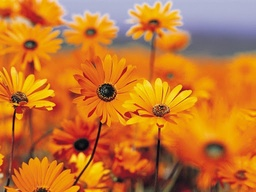
#> input picture content/flower.jpg, 256 x 192 px, shrunk from 512 x 384 before the run, found by its file name
$ python CI_LAB_4.py
#> lines starting #> are read from the running program, lines starting #| are printed output that depends on the picture
# -*- coding: utf-8 -*-
"""kmeans.ipynb

Automatically generated by Colaboratory.


---

## Pre-Report
---


> **Supervised and unsupervised algorithm:**

In a supervised learning model, the algorithm learns on a labeled dataset, providing an answer key that the algorithm can use to evaluate its accuracy on training data. An unsupervised model, in contrast, provides unlabeled data that the algorithm tries to make sense of by extracting features and patterns on its own

> **Unsupervised machine learning algorithm:**


*   Unsupervised machine learning finds all kind of unknown patterns in data.
*   Unsupervised methods help you to find features which can be useful for categorization.
*   It is taken place in real time, so all the input data to be analyzed and labeled in the presence of learners.
*   It is easier to get unlabeled data from a computer than labeled data, which needs manual intervention.

> **Clustering:**

Clustering is an important concept when it comes to unsupervised learning. It mainly deals with finding a structure or pattern in a collection of uncategorized data. Clustering algorithms will process your data and find natural clusters(groups) if they exist in the data. You can also modify how many clusters your algorithms should identify. It allows you to adjust the granularity of these groups.

## Report
---

### Kmeans clustering class

This code is entered in the lab class.

*   **class constructor:** takes the array as input.

*   **randInit:** takes the number of clusters (k) as input and randomly values the centers.
*   **fit:** executes the algorithm. If the category centers do not converge, the algorithm runs the initial random value algorithm again and run k-mean clustering again.
*   **newData:** returns the new vector extracted by the algorithm by inserting the center value of each batch as the elements of that batch as output.
*   **meanError:** calculates the average clusters error as the algorithm error and returns it as the output.
"""

import numpy as np
import math
from matplotlib import pyplot as plt

class Kmeans:
  def __init__(self, data):
    self.data = data

  def randInit(self, k):
    self.k = k
    self.centers = np.random.randint(np.min(self.data), np.max(self.data), size=(self.k))
    self.labels = np.zeros((self.data.size, 1))
    self.iters = 0
    return self

  def fit(self, max_iters = 10):
    self.iters += 1
    for counter in range(max_iters):
      if np.any(np.isnan(self.centers)):
        self.centers = np.random.randint(np.min(self.data), np.max(self.data), size=(self.k))
        self.fit()
      self.labels = np.array([np.argmin(np.abs(self.centers - x)) for x in self.data])
      center_buf = np.array([np.mean(self.data[self.labels == i]) for i in range(self.k)])
      if ~np.any(center_buf - self.centers):
        break;
      self.centers = center_buf
    return self.centers, self.iters

  def newData(self):
    return np.array(self.centers[self.labels])

  def meanError(self, k):
    self.randInit(k).fit()
    return np.mean(np.array([
      np.linalg.norm(self.data[self.labels == i] - self.centers[i])
      for i in range(self.k)
    ]))

"""### Gray-scale image extraction using K-mean clusteing

In this section we use the Gray-scale image matrix classification using our predefined K-mean clustering class.

To implement this algorithm, we first converted image matrix related to the Gray-scale color code (between 0-255) into a vector, and then execute the algorithm, we found the center color code in the number of clusters.

then instead of the code of each pixel, we put the color code corresponding to the handle of that pixel to reconstruct the image.
"""

from PIL import Image

# Original image
img = np.array(Image.open(r'/content/flower.jpg').convert('L'))
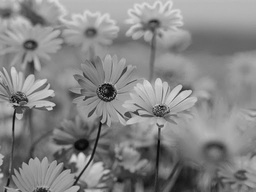
#> img: shape (192, 256); min 5, max 219, mean 133.5
img_arr = np.reshape(img, (img.shape[0] * img.shape[1],))
plt.figure();
plt.imshow(img, cmap = 'gray')
plt.title('Original image')
plt.show()

# Extracted image
km = Kmeans(img_arr)
k = 15
centers, iters = km.randInit(k).fit(10)
#> in randInit, `self.centers = np.random.randint(np.min(self.data), np.max(self.data),..`: self.centers = [177, 52, 122, 197, 72, 200, 108, 14, 216, 26, 41, 92, 75, 93, 145]
#> centers = [162.4, 56.14, 133.4, 179.1, 67.81, 191.1, 118.2, 17.39, 206, 31.68, 43.81, 91.27, 79.19, 104.3, 148.3]; iters = 1
new_img = np.reshape(km.newData(), img.shape).astype(int)

plt.figure();
plt.imshow(new_img, cmap = 'gray')
plt.title(f"Extracted image with k-mean algorithm (k = {k})")
plt.show()

print(f"\nIters of centers initialization to convergence: {iters}" +
  f"\nCenter colors of input data group classes:\n {centers.astype(int)}\n")
#| Iters of centers initialization to convergence: 1
#| Center colors of input data group classes:
#|  [162  56 133 179  67 191 118  17 205  31  43  91  79 104 148]

"""### Output error for each number of clusters

We want to see the results of the algorithm for clusters of 1 to 16, for this purpose we run the algorithm for each cluster and calculate the algorithm error at each stage. Finally, we have drawn an error diagram according to the number of clusters.
Algorithm output error diagram in terms of number of clusters (horizontal axis shows the number of clusters and vertical axis shows the error).
"""

kmean_class_errors = np.array([km.meanError(i) for i in range(1, 17)])
#> the loop in fit (call 2), `for counter in range(max_iters):` made 2 passes
#> center_buf on pass 1: [133.5]
#> center_buf on pass 2: [133.5]
#> kmean_class_errors = [8447.9, 3473.8, 2033.3, 1357.9, 987.6, 772, 606.1, 498.3, 423, 388.8, 315.7, 285, 241.7, 220.4, 199.7, 209.7]
kmean_class_errors = kmean_class_errors / max(kmean_class_errors)
#> kmean_class_errors = [1, 0.411, 0.241, 0.161, 0.117, 0.0914, 0.0717, 0.059, 0.0501, 0.046, 0.0374, 0.0337, 0.0286, 0.0261, 0.0236, 0.0248]
plt.figure();
plt.plot(np.arange(1, 17),kmean_class_errors)
plt.xlabel('Number of class')
plt.ylabel('Mean error')
plt.title('Algorithm output error in terms of number of clusters')
plt.show()
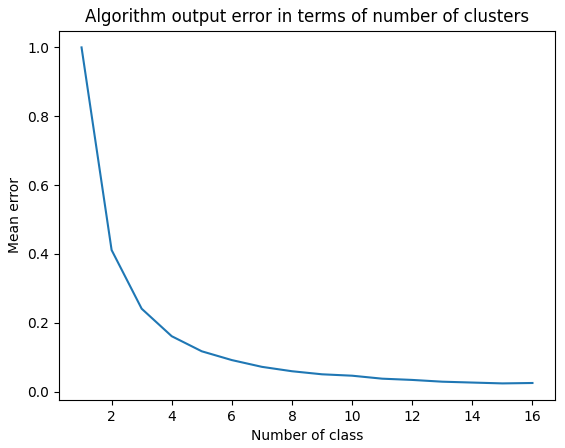
#> figure drawn by matplotlib, 1 panel; curve peaks at x = 1, y = 1

"""### RGB image extraction using K-mean clusteing with sklearn

In this section we use the RGB image 3D matrix classification using predefined functions of the sklearn library.

To implement this algorithm, we first converted all 3 matrices related to the blue, red and green RGB color codes into 3 vectors, and then execute the algorithm, we found the center color code in the number of clusters.

then instead of the code of each pixel, we put the color code corresponding to the handle of that pixel to reconstruct the image.
"""

from sklearn.cluster import KMeans
from PIL import Image

# Original image
img = np.array(Image.open(r'/content/flower.jpg'))
#> img is the input picture: shape (192, 256, 3); mean R, G, B 197.5, 117.5, 47.9
img_rgb = np.reshape(img, (img.shape[0] * img.shape[1], 3))
plt.figure();
plt.imshow(img)
plt.title('Original RGB image')
plt.show()

n_clusters = 15
kmeans = KMeans(n_clusters)
kmeans.fit(img_rgb)
extracted_colors = kmeans.cluster_centers_.astype(int)

# Extracted image
new_img = np.reshape(extracted_colors[kmeans.labels_], (img.shape[0], img.shape[1], 3))
plt.figure();
plt.imshow(new_img)
plt.title(f"Extracted RGB image with k-mean algorithm (k = {n_clusters})")
plt.show()
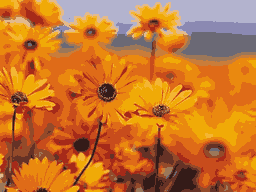
#> shown: shape (192, 256, 3); mean R, G, B 197.1, 116.7, 47.3

print(f"\nIters to find colors: {kmeans.n_iter_}" +
  f"\nCenter RGB colors of input data group classes:\n {extracted_colors}\n")

"""## Exercise
---

> **1- Optimal mode of the clustering algorithm(K-mean):**

According to the error diagram due to the number of clusters that we drew in the algorithm evaluation section of the lab report, it can be said that as the number of clusters has increased, the value of error has decreased, but from one point onwards this value is almost constant.
So the optimal state of the algorithm occurs in the lowest clusters, ie 16 clusters.

> **2- Clustering algorithm(K-mean) limitations:**

The most important limitations of Simple k-means are: The user has to specify k (the number of clusters) in the beginning. k-means can only handle numerical data.

k-means assumes that we deal with spherical clusters and that each cluster has roughly equal numbers of observations.
In Figure 4.4 of lab work report, the relevant data report should be categorized as circular disks. (in other words each category considers the distance between the two radius of the circle)
But the k-means algorithm can only consider clusters in the area of a circle, so it will be difficult to categorize this type of data and will not categorize correctly.
So another limitation of k-means algorithm is that considers only circular clusters and does not include other shapes.

> ### 5- Data analysis of the supermarket [dataset](https://www.kaggle.com/vjchoudhary7/customer-segmentation-tutorial-in-python) problem:
"""

import numpy as np
from sklearn.cluster import KMeans
import matplotlib.pyplot as plt
import pandas as pd

# Read and display data
#> (the run stopped early here; a loop or call above may not have finished)
